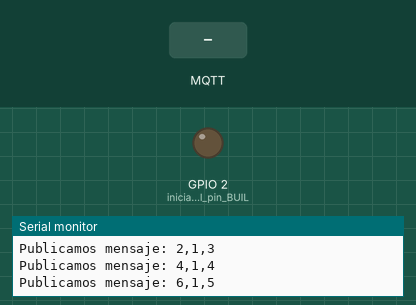
Recording of a program running on a simulated ESP32. Shown: output pins drawn as LEDs (lit = HIGH), the last lines printed to the serial monitor. The test bench sets the inputs (shaded band). WiFi joins after 1.5 s; servers stay silent unless stated; random numbers use the default seed unless the program sets one; no MQTT or app messages arrive unless stated.

Above: at 2.7 s.
2.8 s: MQTT message "on" arrives on the first subscribed topic
At 3.1 s:
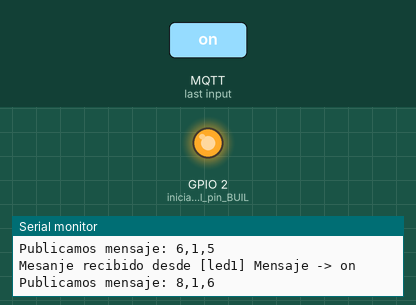
4.3 s: MQTT message "1" arrives on the first subscribed topic
5.8 s: MQTT message "off" arrives on the first subscribed topic
Timing chart, 0 to 8.8 s (numbered marks = the images above; inputs shaded):
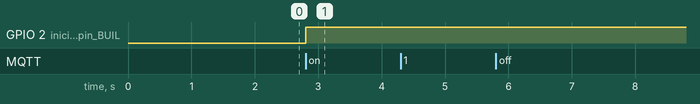

The program:

main.cpp
```cpp
//librerias iniciales
#include <Arduino.h>
#include <PubSubClient.h> //(1)
#include <WiFi.h>         //(2)

//variables globales para conexion de internet
//negocio
const char* ssid      ="INFINITUM1C05_2.4";
const char* password  ="CuHpKyHT9n";

//casa
//const char* ssid      ="";
//const char* password  ="";

//celular
//const char* ssid      ="";
//const char* password  ="";

//*****************************
//***   CONFIGURACION MQTT  ***
//*****************************

const char* mqtt_server = "airpollutionqro.ga";  //dominio
const int   mqtt_port   = 1883;  //puerto TSP dentro del broker
const char* mqtt_user   = "web_client";  //por definir
const char* mqtt_pass   = "Franc1900";  //password (MYSQL)

WiFiClient espClient; //iniciamos un cliente wifi en SP32, (2)
PubSubClient client(espClient); //definimos por donde probienen los datos atraves del "espClient", (1)

long lastMsg = 0;
char msg[25];

//variables para mandar los datos
int temp1 =0;
int temp2 =1;
int volts =2;

//*****************************
//*** DECLARACION FUNCIONES ***
//*****************************
void setup_wifi();
void callback(char* topic, byte* payload, unsigned int length);
void reconnect();

void setup() {
  pinMode(BUILTIN_LED, OUTPUT);   // inicializamos el pin BUILTIN_LED, como salida (pin 22)
  Serial.begin(115200);   // inicializamos la comunicacion serial
  randomSeed(micros());   //genera datos aleatorios
  setup_wifi();
  client.setServer(mqtt_server, mqtt_port); //parametros para la conexion al servidor
  client.setCallback(callback); //se crea un "listener" el cual revisa si existen mesajes  o hay mensajes en el sistema
}

void loop(){
  //regresa un true, si no estamos conectados "!", activa un metodo
  //de reconexion para volver a conectar
  if (!client.connected()) {
    reconnect();
  }
  client.loop(); //metodo vigila que cuida la conexion

  unsigned long now = millis(); //segundos desde que inicio la SP32

  if (now - lastMsg > 500) {
    lastMsg = now; //reseteamos "lastMsg" para resetear la cuenta
    //sumamos un uno en cada vuelta
    temp1++;
    temp1++;
    volts++;

    String to_send = String(temp1) + "," + String(temp2) + ","+  String(volts); //"dato1,dato2,dato3" forma de impresion

    //Copia los caracteres de la cadena en el búfer proporcionado, "msg[25];"
    //myString: una variable de tipo String.
    //buf: el búfer en el que copiar los caracteres. Tipos de datos permitidos: matriz de char.
    //len: el tamaño del búfer. Tipos de datos permitidos: unsigned int.
    to_send.toCharArray(msg, 25); // myString.toCharArray(buf, len)

    Serial.print("Publicamos mensaje: ");
    Serial.println(msg);
    client.publish("values", msg);
  }
}

//*****************************
//***    CONEXION WIFI      ***
//*****************************

void setup_wifi() {

  delay(10);
  // Nos conectamosa nuestra red wifi
  Serial.println();
  Serial.print("Conectado a ");
  Serial.println(ssid);

  //WiFi.mode(WIFI_STA);

  //segenara la conexion a wifi
  WiFi.begin(ssid, password);

  //se genera un tiempo de espera para la conexion
  while (WiFi.status() != WL_CONNECTED) {
    delay(500);
    Serial.print(".");
  }

  //randomSeed(micros());

  //Se imprime la canexion y se muestra la ip ("Conexion exitosa")
  Serial.println("");
  Serial.println("Conectado a red WIFI !!!!!");
  Serial.println("Direccion IP: ");
  Serial.println(WiFi.localIP());
}

//*****************************
//****  LISTENER CALLBACK  ****
//*****************************

void callback(char* topic, byte* payload, unsigned int length) {
  String incoming = ""; //almacena mensaje procesado,configuraciones necesarias
  Serial.print("Mesanje recibido desde [");
  Serial.print(topic);
  Serial.print("] ");
  //ciclo for para concatenar los datos obtenidos en el mensaje "payload", hasta lo que vale
  //la variable "length"
  for (int i = 0; i < length; i++) {
    incoming += ((char)payload[i]);
  }

  incoming.trim();//metodo para limpiar el mesaje,como quitar espacios etc.

  Serial.println("Mensaje -> " + incoming);//imprimimos la variable "incoming"

  // Si se recibe un "on" prende el led, intruccion de "incoming"
  if (incoming == "on") {
    digitalWrite(BUILTIN_LED, HIGH);   // Prende el led
  } else {
    digitalWrite(BUILTIN_LED, HIGH);  // se apaga el led
  }
}

//*****************************
//*******  RECONEXION   *******
//*****************************

void reconnect() {
  // bucle hasta que nos volvamos a conectar
  while (!client.connected()) {
    Serial.print("Intentando conexion MQTT...!!");
    // Creamos un cliente ID
    String clientId = "esp32_";
    clientId += String(random(0xffff), HEX); //genera un valor aleatorio,string aleatorio
    // Intentamos conectar,
    if (client.connect(clientId.c_str(),mqtt_user,mqtt_pass)) { //"c_str()" metodo que convierte ..
      Serial.println("Conectado!!");                            //..una variable en un "char array"
      // Una vez conectado, publique un anuncio....
      //client.publish("outTopic", "hello world");

      // ... and nos suscribimos a un topic
      client.subscribe("led1");
      client.subscribe("led1");
    } else {
      Serial.print("fallo conexion, con error -> ");
      Serial.print(client.state()); //se imprime la razon del error
      Serial.println("Intentamos de nuevo en 5 segundos");
      // Esperamos 5 segundos antes de volver a intentarlo
      delay(5000);
    }
  }
}
```

Measured:
- after the input at 2.8 s, GPIO 2 (inicializamos_el_pin_BUIL): LOW → HIGH at once
